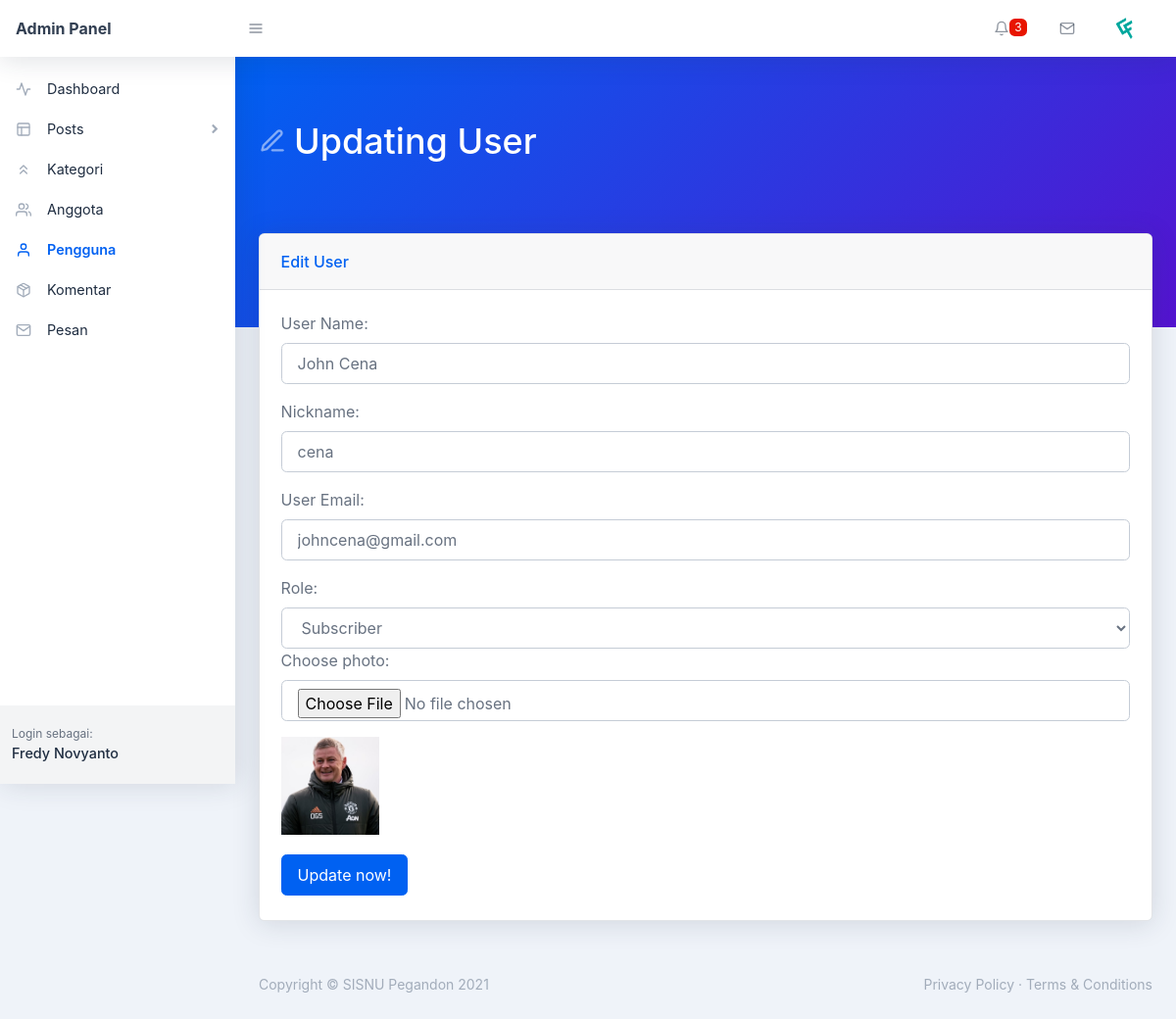
The app's page /backend/user-update.php?id=4 (signed in) with its own data.
### tables this page shows
CREATE TABLE `users` (
  `user_id` int(11) NOT NULL,
  `user_name` varchar(255) NOT NULL,
  `user_nickname` varchar(255) NOT NULL,
  `user_email` varchar(255) NOT NULL,
  `user_password` varchar(255) NOT NULL,
  `user_photo` text NOT NULL,
  `registered_on` varchar(255) NOT NULL,
  `user_role` varchar(255) NOT NULL DEFAULT 'Subscriber'
);

### backend/user-update.php (the view, shortened to what this page needs)
<?php
require_once('./includes/header.php'); ?>
<?php require_once('./includes/navbar-top.php'); ?>
<div id="layoutSidenav">
    <div id="layoutSidenav_nav">
        <?php
        require_once("./includes/sidebar.php") ?>
    </div>
    <div id="layoutSidenav_content">
        <main>
            <div class="page-header pb-10 page-header-dark bg-gradient-primary-to-secondary">
                <div class="container-fluid">
                    <div class="page-header-content">
                        <h1 class="page-header-title">
                            <div class="page-header-icon"><i data-feather="edit-3"></i></div>
                            <span>Updating User</span>
                        </h1>
                    </div>
                </div>
            </div>
            <?php
            if (isset($_GET['id'])) {
                $user_id = $_GET['id'];
                $sql = "SELECT * FROM users WHERE user_id = :id";
                $stmt = $pdo->prepare($sql);
                $stmt->execute([
                    ':id' => $user_id
                ]);
                $users = $stmt->fetch(PDO::FETCH_ASSOC);
                $username = $users['user_name'];
                $nickname = $users['user_nickname'];
                $email = $users['user_email'];
                $role = $users['user_role'];
                $photo = $users['user_photo'];
            }
            ?>
            <div class="container-fluid mt-n10">
                <div class="card mb-4">
                    <div class="card-header">Edit User</div>
                    <div class="card-body">
                        <form action="user-update.php?id=<?= $_GET['id'] ?>" method="POST" enctype="multipart/form-data">
                            <div class="form-group">
                                <label for="user-name">User Name:</label>
                                <input name="user_name" value="<?= $username ?>" class="form-control" id="user-name" type="text" placeholder="User Name..." required />
                            </div>
                            <div class="form-group">
                                <label for="user-nickname">Nickname:</label>
                                <input name="user_nickname" value="<?= $nickname ?>" class="form-control" id="user-nickname" type="text" placeholder="Nickname..." required />
                            </div>
                            <div class="form-group">
                                <label for="user-email">User Email:</label>
                                <input name="user_email" value="<?= $email ?>" class="form-control" id="user-email" type="email" placeholder="User Email..." required />
                            </div>
                            <div class="form-group">
                                <label for="user-role">Role:</label>
                                <select name="user_role" class="form-control" id="user-role">
                                    <option value="Subscriber" <?= $role == 'Subscriber' ? 'selected' : ''; ?>>Subscriber</option>
                                </select>
                                <div class="form-group">
                                    <label for="user-photo">Choose photo:</label>
                                    <input name="user_photo" class="form-control" id="user-photo" type="file" />
                                    <img src="./assets/img/<?= $photo ?>" class="mt-3" width="100" height="100" alt="">
                                </div>
                            </div>
                            <button name="update" class="btn btn-primary mr-2 my-1" type="submit">Update now!</button>
                        </form>
                    </div>
                </div>
            </div>
        </main>
        <?php require_once('./includes/footer.php'); ?>

### backend/includes/navbar-top.php (shortened to what this page needs)
<nav class="topnav navbar navbar-expand shadow navbar-light bg-white" id="sidenavAccordion">
    <a class="navbar-brand d-none d-sm-block" href="index.php">Admin Panel</a><button class="btn btn-icon btn-transparent-dark order-1 order-lg-0 mr-lg-2" id="sidebarToggle" href="#"><i data-feather="menu"></i></button>
    <ul class="navbar-nav align-items-center ml-auto">
        <?php
        $sqlCom = "SELECT * FROM comments WHERE com_state = :state";
        $stmtCom = $pdo->prepare($sqlCom);
        $stmtCom->execute([
            ':state' => 0
        ]);
        $countCom = $stmtCom->rowCount();
        ?>
        <li class="nav-item dropdown no-caret mr-3 dropdown-notifications">
            <a class="btn btn-icon btn-transparent-dark dropdown-toggle" id="navbarDropdownAlerts" href="#" role="button" data-toggle="dropdown" aria-haspopup="true" aria-expanded="false">
                <i data-feather="bell"></i>
                <?php
                if ($countCom != 0) { ?>
                    <span class="badge badge-red"><?= $countCom ?></span>
                <?php }
                ?>
            </a>
        </li>
        <li class="nav-item dropdown no-caret mr-3 dropdown-notifications">
            <a class="btn btn-icon btn-transparent-dark dropdown-toggle" id="navbarDropdownMessages" href="#" role="button" data-toggle="dropdown" aria-haspopup="true" aria-expanded="false">
                <i data-feather="mail"></i>
            </a>
        </li>
        <?php
        if (isset($_COOKIE['_uid_'])) {
            $user_id = base64_decode($_COOKIE['_uid_']);
        } elseif (isset($_SESSION['user_id'])) {
            $user_id = $_SESSION['user_id'];
        } else {
            $user_id = -1;
        }
        $sql = "SELECT * FROM users WHERE user_id = :id";
        $stmt = $pdo->prepare($sql);
        $stmt->execute([
            ':id' => $user_id
        ]);
        $users = $stmt->fetch(PDO::FETCH_ASSOC);
        $user_photo = $users['user_photo'];
        ?>
        <li class="nav-item dropdown no-caret mr-3 dropdown-user">
            <a class="btn btn-icon btn-transparent-dark dropdown-toggle" id="navbarDropdownUserImage" href="javascript:void(0);" role="button" data-toggle="dropdown" aria-haspopup="true" aria-expanded="false"><img class="img-fluid" src="./assets/img/<?= $user_photo ?>" /></a>
        </li>
    </ul>
</nav>

### records on screen
users: user_photo (picture)
users: user_name "John Cena", user_nickname "cena", user_email "johncena@gmail.com", user_role "Subscriber", user_photo (placeholder picture)

### other values on screen
$countCom "3"
$_SESSION['user_name'] "Fredy Novyanto"
